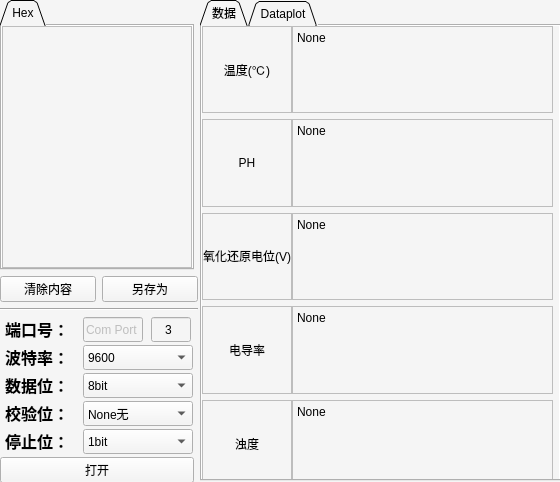
<?xml version="1.0" encoding="UTF-8"?>
<ui version="4.0">
 <class>Form</class>
 <widget class="QWidget" name="Form">
  <property name="geometry">
   <rect>
    <x>0</x>
    <y>0</y>
    <width>560</width>
    <height>482</height>
   </rect>
  </property>
  <property name="windowTitle">
   <string>Form</string>
  </property>
  <property name="styleSheet">
   <string notr="true">background-color:rgb(245, 245, 245)</string>
  </property>
  <widget class="QWidget" name="layoutWidget_2">
   <property name="geometry">
    <rect>
     <x>0</x>
     <y>0</y>
     <width>198</width>
     <height>483</height>
    </rect>
   </property>
   <layout class="QVBoxLayout" name="Debug">
    <property name="sizeConstraint">
     <enum>QLayout::SetDefaultConstraint</enum>
    </property>
    <property name="leftMargin">
     <number>0</number>
    </property>
    <item>
     <layout class="QVBoxLayout" name="verticalLayout_18" stretch="0,0,0">
      <property name="sizeConstraint">
       <enum>QLayout::SetMaximumSize</enum>
      </property>
      <item>
       <widget class="QTabWidget" name="distext">
        <property name="enabled">
         <bool>true</bool>
        </property>
        <property name="sizePolicy">
         <sizepolicy hsizetype="Expanding" vsizetype="Expanding">
          <horstretch>0</horstretch>
          <verstretch>0</verstretch>
         </sizepolicy>
        </property>
        <property name="maximumSize">
         <size>
          <width>194</width>
          <height>16777215</height>
         </size>
        </property>
        <property name="tabPosition">
         <enum>QTabWidget::North</enum>
        </property>
        <property name="tabShape">
         <enum>QTabWidget::Triangular</enum>
        </property>
        <property name="currentIndex">
         <number>0</number>
        </property>
        <property name="usesScrollButtons">
         <bool>true</bool>
        </property>
        <property name="tabsClosable">
         <bool>false</bool>
        </property>
        <property name="movable">
         <bool>false</bool>
        </property>
        <widget class="QWidget" name="dishextext_3">
         <property name="mouseTracking">
          <bool>false</bool>
         </property>
         <attribute name="title">
          <string>Hex</string>
         </attribute>
         <layout class="QVBoxLayout" name="verticalLayout_19">
          <property name="spacing">
           <number>1</number>
          </property>
          <property name="leftMargin">
           <number>0</number>
          </property>
          <property name="topMargin">
           <number>0</number>
          </property>
          <property name="rightMargin">
           <number>0</number>
          </property>
          <property name="bottomMargin">
           <number>0</number>
          </property>
          <item>
           <widget class="QPlainTextEdit" name="dishex">
            <property name="enabled">
             <bool>true</bool>
            </property>
            <property name="font">
             <font>
              <family>Consolas</family>
              <pointsize>11</pointsize>
             </font>
            </property>
            <property name="readOnly">
             <bool>true</bool>
            </property>
           </widget>
          </item>
         </layout>
        </widget>
       </widget>
      </item>
      <item>
       <layout class="QHBoxLayout" name="horizontalLayout_27">
        <item>
         <widget class="QPushButton" name="qingchuneirong">
          <property name="text">
           <string>清除内容</string>
          </property>
         </widget>
        </item>
        <item>
         <widget class="QPushButton" name="lingchunwei">
          <property name="text">
           <string>另存为</string>
          </property>
         </widget>
        </item>
       </layout>
      </item>
      <item>
       <widget class="Line" name="line_9">
        <property name="orientation">
         <enum>Qt::Horizontal</enum>
        </property>
       </widget>
      </item>
     </layout>
    </item>
    <item>
     <layout class="QVBoxLayout" name="verticalLayout_22">
      <property name="spacing">
       <number>3</number>
      </property>
      <property name="sizeConstraint">
       <enum>QLayout::SetFixedSize</enum>
      </property>
      <item>
       <layout class="QHBoxLayout" name="horizontalLayout_28">
        <item>
         <widget class="QLabel" name="portlabel_2">
          <property name="sizePolicy">
           <sizepolicy hsizetype="Fixed" vsizetype="Fixed">
            <horstretch>0</horstretch>
            <verstretch>0</verstretch>
           </sizepolicy>
          </property>
          <property name="minimumSize">
           <size>
            <width>60</width>
            <height>0</height>
           </size>
          </property>
          <property name="maximumSize">
           <size>
            <width>60</width>
            <height>16777215</height>
           </size>
          </property>
          <property name="font">
           <font>
            <pointsize>12</pointsize>
            <weight>75</weight>
            <bold>true</bold>
           </font>
          </property>
          <property name="text">
           <string>端口号：</string>
          </property>
         </widget>
        </item>
        <item>
         <spacer name="horizontalSpacer_7">
          <property name="orientation">
           <enum>Qt::Horizontal</enum>
          </property>
          <property name="sizeType">
           <enum>QSizePolicy::Fixed</enum>
          </property>
          <property name="sizeHint" stdset="0">
           <size>
            <width>10</width>
            <height>13</height>
           </size>
          </property>
         </spacer>
        </item>
        <item>
         <widget class="QLineEdit" name="lineEdit_2">
          <property name="enabled">
           <bool>false</bool>
          </property>
          <property name="minimumSize">
           <size>
            <width>60</width>
            <height>25</height>
           </size>
          </property>
          <property name="maximumSize">
           <size>
            <width>60</width>
            <height>16777215</height>
           </size>
          </property>
          <property name="text">
           <string>Com Port</string>
          </property>
          <property name="alignment">
           <set>Qt::AlignLeading|Qt::AlignLeft|Qt::AlignVCenter</set>
          </property>
          <property name="readOnly">
           <bool>true</bool>
          </property>
         </widget>
        </item>
        <item>
         <widget class="QLineEdit" name="comport">
          <property name="sizePolicy">
           <sizepolicy hsizetype="Fixed" vsizetype="Fixed">
            <horstretch>0</horstretch>
            <verstretch>0</verstretch>
           </sizepolicy>
          </property>
          <property name="minimumSize">
           <size>
            <width>35</width>
            <height>25</height>
           </size>
          </property>
          <property name="maximumSize">
           <size>
            <width>40</width>
            <height>16777215</height>
           </size>
          </property>
          <property name="inputMask">
           <string>99</string>
          </property>
          <property name="text">
           <string>3</string>
          </property>
          <property name="maxLength">
           <number>2</number>
          </property>
          <property name="frame">
           <bool>true</bool>
          </property>
          <property name="echoMode">
           <enum>QLineEdit::Normal</enum>
          </property>
          <property name="alignment">
           <set>Qt::AlignCenter</set>
          </property>
          <property name="cursorMoveStyle">
           <enum>Qt::LogicalMoveStyle</enum>
          </property>
         </widget>
        </item>
       </layout>
      </item>
      <item>
       <layout class="QHBoxLayout" name="horizontalLayout_29">
        <item>
         <widget class="QLabel" name="bandratelabel_2">
          <property name="sizePolicy">
           <sizepolicy hsizetype="Fixed" vsizetype="Fixed">
            <horstretch>0</horstretch>
            <verstretch>0</verstretch>
           </sizepolicy>
          </property>
          <property name="maximumSize">
           <size>
            <width>60</width>
            <height>16777215</height>
           </size>
          </property>
          <property name="font">
           <font>
            <pointsize>12</pointsize>
            <weight>75</weight>
            <bold>true</bold>
           </font>
          </property>
          <property name="text">
           <string>波特率：</string>
          </property>
         </widget>
        </item>
        <item>
         <spacer name="horizontalSpacer_8">
          <property name="orientation">
           <enum>Qt::Horizontal</enum>
          </property>
          <property name="sizeType">
           <enum>QSizePolicy::Fixed</enum>
          </property>
          <property name="sizeHint" stdset="0">
           <size>
            <width>10</width>
            <height>10</height>
           </size>
          </property>
         </spacer>
        </item>
        <item>
         <widget class="QComboBox" name="botelv">
          <property name="enabled">
           <bool>true</bool>
          </property>
          <property name="sizePolicy">
           <sizepolicy hsizetype="Fixed" vsizetype="Fixed">
            <horstretch>0</horstretch>
            <verstretch>0</verstretch>
           </sizepolicy>
          </property>
          <property name="minimumSize">
           <size>
            <width>0</width>
            <height>25</height>
           </size>
          </property>
          <property name="maximumSize">
           <size>
            <width>110</width>
            <height>16777215</height>
           </size>
          </property>
          <property name="baseSize">
           <size>
            <width>0</width>
            <height>0</height>
           </size>
          </property>
          <property name="editable">
           <bool>false</bool>
          </property>
          <property name="currentText">
           <string>9600</string>
          </property>
          <property name="currentIndex">
           <number>12</number>
          </property>
          <item>
           <property name="text">
            <string>50</string>
           </property>
          </item>
          <item>
           <property name="text">
            <string>75</string>
           </property>
          </item>
          <item>
           <property name="text">
            <string>110</string>
           </property>
          </item>
          <item>
           <property name="text">
            <string>134</string>
           </property>
          </item>
          <item>
           <property name="text">
            <string>150</string>
           </property>
          </item>
          <item>
           <property name="text">
            <string>200</string>
           </property>
          </item>
          <item>
           <property name="text">
            <string>300</string>
           </property>
          </item>
          <item>
           <property name="text">
            <string>600</string>
           </property>
          </item>
          <item>
           <property name="text">
            <string>1200</string>
           </property>
          </item>
          <item>
           <property name="text">
            <string>1800</string>
           </property>
          </item>
          <item>
           <property name="text">
            <string>2400</string>
           </property>
          </item>
          <item>
           <property name="text">
            <string>4800</string>
           </property>
          </item>
          <item>
           <property name="text">
            <string>9600</string>
           </property>
          </item>
          <item>
           <property name="text">
            <string>19200</string>
           </property>
          </item>
          <item>
           <property name="text">
            <string>38400</string>
           </property>
          </item>
          <item>
           <property name="text">
            <string>57600</string>
           </property>
          </item>
          <item>
           <property name="text">
            <string>115200</string>
           </property>
          </item>
         </widget>
        </item>
       </layout>
      </item>
      <item>
       <layout class="QHBoxLayout" name="horizontalLayout_30">
        <item>
         <widget class="QLabel" name="databitlabel_2">
          <property name="sizePolicy">
           <sizepolicy hsizetype="Fixed" vsizetype="Fixed">
            <horstretch>0</horstretch>
            <verstretch>0</verstretch>
           </sizepolicy>
          </property>
          <property name="maximumSize">
           <size>
            <width>60</width>
            <height>16777215</height>
           </size>
          </property>
          <property name="font">
           <font>
            <pointsize>12</pointsize>
            <weight>75</weight>
            <bold>true</bold>
           </font>
          </property>
          <property name="text">
           <string>数据位：</string>
          </property>
         </widget>
        </item>
        <item>
         <spacer name="horizontalSpacer_9">
          <property name="orientation">
           <enum>Qt::Horizontal</enum>
          </property>
          <property name="sizeType">
           <enum>QSizePolicy::Fixed</enum>
          </property>
          <property name="sizeHint" stdset="0">
           <size>
            <width>10</width>
            <height>10</height>
           </size>
          </property>
         </spacer>
        </item>
        <item>
         <widget class="QComboBox" name="shujuwei">
          <property name="sizePolicy">
           <sizepolicy hsizetype="Fixed" vsizetype="Fixed">
            <horstretch>0</horstretch>
            <verstretch>0</verstretch>
           </sizepolicy>
          </property>
          <property name="minimumSize">
           <size>
            <width>0</width>
            <height>25</height>
           </size>
          </property>
          <property name="maximumSize">
           <size>
            <width>110</width>
            <height>16777215</height>
           </size>
          </property>
          <item>
           <property name="text">
            <string>8bit</string>
           </property>
          </item>
          <item>
           <property name="text">
            <string>7bit</string>
           </property>
          </item>
          <item>
           <property name="text">
            <string>6bit</string>
           </property>
          </item>
          <item>
           <property name="text">
            <string>5bit</string>
           </property>
          </item>
         </widget>
        </item>
       </layout>
      </item>
      <item>
       <layout class="QHBoxLayout" name="horizontalLayout_31">
        <item>
         <widget class="QLabel" name="checkbitlabel_2">
          <property name="sizePolicy">
           <sizepolicy hsizetype="Fixed" vsizetype="Fixed">
            <horstretch>0</horstretch>
            <verstretch>0</verstretch>
           </sizepolicy>
          </property>
          <property name="maximumSize">
           <size>
            <width>60</width>
            <height>16777215</height>
           </size>
          </property>
          <property name="font">
           <font>
            <pointsize>12</pointsize>
            <weight>75</weight>
            <bold>true</bold>
           </font>
          </property>
          <property name="text">
           <string>校验位：</string>
          </property>
         </widget>
        </item>
        <item>
         <spacer name="horizontalSpacer_10">
          <property name="orientation">
           <enum>Qt::Horizontal</enum>
          </property>
          <property name="sizeType">
           <enum>QSizePolicy::Fixed</enum>
          </property>
          <property name="sizeHint" stdset="0">
           <size>
            <width>10</width>
            <height>20</height>
           </size>
          </property>
         </spacer>
        </item>
        <item>
         <widget class="QComboBox" name="jiaoyanwei">
          <property name="sizePolicy">
           <sizepolicy hsizetype="Fixed" vsizetype="Fixed">
            <horstretch>0</horstretch>
            <verstretch>0</verstretch>
           </sizepolicy>
          </property>
          <property name="minimumSize">
           <size>
            <width>0</width>
            <height>25</height>
           </size>
          </property>
          <property name="maximumSize">
           <size>
            <width>110</width>
            <height>16777215</height>
           </size>
          </property>
          <item>
           <property name="text">
            <string>None无</string>
           </property>
          </item>
          <item>
           <property name="text">
            <string>Even偶</string>
           </property>
          </item>
          <item>
           <property name="text">
            <string>Odd奇</string>
           </property>
          </item>
          <item>
           <property name="text">
            <string>Mark1</string>
           </property>
          </item>
          <item>
           <property name="text">
            <string>Space0</string>
           </property>
          </item>
         </widget>
        </item>
       </layout>
      </item>
      <item>
       <layout class="QHBoxLayout" name="horizontalLayout_32">
        <item>
         <widget class="QLabel" name="stopbitlabel_2">
          <property name="sizePolicy">
           <sizepolicy hsizetype="Fixed" vsizetype="Fixed">
            <horstretch>0</horstretch>
            <verstretch>0</verstretch>
           </sizepolicy>
          </property>
          <property name="maximumSize">
           <size>
            <width>60</width>
            <height>16777215</height>
           </size>
          </property>
          <property name="font">
           <font>
            <pointsize>12</pointsize>
            <weight>75</weight>
            <bold>true</bold>
           </font>
          </property>
          <property name="text">
           <string>停止位：</string>
          </property>
         </widget>
        </item>
        <item>
         <spacer name="horizontalSpacer_11">
          <property name="orientation">
           <enum>Qt::Horizontal</enum>
          </property>
          <property name="sizeType">
           <enum>QSizePolicy::Fixed</enum>
          </property>
          <property name="sizeHint" stdset="0">
           <size>
            <width>10</width>
            <height>20</height>
           </size>
          </property>
         </spacer>
        </item>
        <item>
         <widget class="QComboBox" name="tingzhiwei">
          <property name="sizePolicy">
           <sizepolicy hsizetype="Fixed" vsizetype="Fixed">
            <horstretch>0</horstretch>
            <verstretch>0</verstretch>
           </sizepolicy>
          </property>
          <property name="minimumSize">
           <size>
            <width>0</width>
            <height>25</height>
           </size>
          </property>
          <property name="maximumSize">
           <size>
            <width>110</width>
            <height>16777215</height>
           </size>
          </property>
          <item>
           <property name="text">
            <string>1bit</string>
           </property>
          </item>
          <item>
           <property name="text">
            <string>1.5bit</string>
           </property>
          </item>
          <item>
           <property name="text">
            <string>2bit</string>
           </property>
          </item>
         </widget>
        </item>
       </layout>
      </item>
      <item>
       <widget class="QPushButton" name="chuankouopen">
        <property name="sizePolicy">
         <sizepolicy hsizetype="Fixed" vsizetype="Fixed">
          <horstretch>0</horstretch>
          <verstretch>0</verstretch>
         </sizepolicy>
        </property>
        <property name="maximumSize">
         <size>
          <width>194</width>
          <height>16777215</height>
         </size>
        </property>
        <property name="text">
         <string>打开</string>
        </property>
        <property name="checkable">
         <bool>true</bool>
        </property>
        <property name="checked">
         <bool>false</bool>
        </property>
       </widget>
      </item>
     </layout>
    </item>
   </layout>
  </widget>
  <widget class="QTabWidget" name="debugtab">
   <property name="enabled">
    <bool>true</bool>
   </property>
   <property name="geometry">
    <rect>
     <x>200</x>
     <y>0</y>
     <width>361</width>
     <height>481</height>
    </rect>
   </property>
   <property name="acceptDrops">
    <bool>false</bool>
   </property>
   <property name="autoFillBackground">
    <bool>false</bool>
   </property>
   <property name="styleSheet">
    <string notr="true"/>
   </property>
   <property name="tabShape">
    <enum>QTabWidget::Triangular</enum>
   </property>
   <property name="currentIndex">
    <number>0</number>
   </property>
   <widget class="QWidget" name="main">
    <attribute name="title">
     <string>数据</string>
    </attribute>
    <widget class="QWidget" name="gridLayoutWidget">
     <property name="geometry">
      <rect>
       <x>0</x>
       <y>0</y>
       <width>351</width>
       <height>461</height>
      </rect>
     </property>
     <layout class="QGridLayout" name="gridLayout">
      <property name="leftMargin">
       <number>0</number>
      </property>
      <property name="topMargin">
       <number>0</number>
      </property>
      <property name="rightMargin">
       <number>0</number>
      </property>
      <property name="bottomMargin">
       <number>0</number>
      </property>
      <property name="horizontalSpacing">
       <number>0</number>
      </property>
      <item row="10" column="1">
       <widget class="QLabel" name="label_3">
        <property name="frameShape">
         <enum>QFrame::StyledPanel</enum>
        </property>
        <property name="text">
         <string>浊度</string>
        </property>
        <property name="alignment">
         <set>Qt::AlignCenter</set>
        </property>
        <property name="margin">
         <number>1</number>
        </property>
       </widget>
      </item>
      <item row="8" column="1">
       <widget class="QLabel" name="label_15">
        <property name="sizePolicy">
         <sizepolicy hsizetype="Preferred" vsizetype="Ignored">
          <horstretch>0</horstretch>
          <verstretch>0</verstretch>
         </sizepolicy>
        </property>
        <property name="frameShape">
         <enum>QFrame::StyledPanel</enum>
        </property>
        <property name="text">
         <string>&lt;html&gt;&lt;head/&gt;&lt;body&gt;&lt;p align=&quot;center&quot;&gt;氧化还原电位(V)&lt;/p&gt;&lt;/body&gt;&lt;/html&gt;</string>
        </property>
        <property name="alignment">
         <set>Qt::AlignCenter</set>
        </property>
        <property name="margin">
         <number>1</number>
        </property>
       </widget>
      </item>
      <item row="2" column="2">
       <widget class="QPlainTextEdit" name="PH">
        <property name="sizePolicy">
         <sizepolicy hsizetype="Expanding" vsizetype="Ignored">
          <horstretch>0</horstretch>
          <verstretch>0</verstretch>
         </sizepolicy>
        </property>
        <property name="plainText">
         <string>None</string>
        </property>
       </widget>
      </item>
      <item row="0" column="1">
       <widget class="QLabel" name="label_11">
        <property name="sizePolicy">
         <sizepolicy hsizetype="Preferred" vsizetype="Ignored">
          <horstretch>0</horstretch>
          <verstretch>0</verstretch>
         </sizepolicy>
        </property>
        <property name="frameShape">
         <enum>QFrame::StyledPanel</enum>
        </property>
        <property name="text">
         <string>温度(℃)</string>
        </property>
        <property name="textFormat">
         <enum>Qt::AutoText</enum>
        </property>
        <property name="alignment">
         <set>Qt::AlignCenter</set>
        </property>
        <property name="margin">
         <number>1</number>
        </property>
       </widget>
      </item>
      <item row="2" column="1">
       <widget class="QLabel" name="label_9">
        <property name="sizePolicy">
         <sizepolicy hsizetype="Preferred" vsizetype="Ignored">
          <horstretch>0</horstretch>
          <verstretch>0</verstretch>
         </sizepolicy>
        </property>
        <property name="frameShape">
         <enum>QFrame::StyledPanel</enum>
        </property>
        <property name="text">
         <string>PH</string>
        </property>
        <property name="alignment">
         <set>Qt::AlignCenter</set>
        </property>
        <property name="margin">
         <number>1</number>
        </property>
       </widget>
      </item>
      <item row="10" column="2">
       <widget class="QPlainTextEdit" name="zuodu">
        <property name="sizePolicy">
         <sizepolicy hsizetype="Expanding" vsizetype="Ignored">
          <horstretch>0</horstretch>
          <verstretch>0</verstretch>
         </sizepolicy>
        </property>
        <property name="plainText">
         <string>None</string>
        </property>
       </widget>
      </item>
      <item row="8" column="2">
       <widget class="QPlainTextEdit" name="yanghuahuanyuan">
        <property name="sizePolicy">
         <sizepolicy hsizetype="Expanding" vsizetype="Ignored">
          <horstretch>0</horstretch>
          <verstretch>0</verstretch>
         </sizepolicy>
        </property>
        <property name="plainText">
         <string>None</string>
        </property>
       </widget>
      </item>
      <item row="9" column="2">
       <widget class="QPlainTextEdit" name="diandaolv">
        <property name="sizePolicy">
         <sizepolicy hsizetype="Expanding" vsizetype="Ignored">
          <horstretch>0</horstretch>
          <verstretch>0</verstretch>
         </sizepolicy>
        </property>
        <property name="plainText">
         <string>None</string>
        </property>
       </widget>
      </item>
      <item row="9" column="1">
       <widget class="QLabel" name="label">
        <property name="frameShape">
         <enum>QFrame::StyledPanel</enum>
        </property>
        <property name="text">
         <string>电导率</string>
        </property>
        <property name="alignment">
         <set>Qt::AlignCenter</set>
        </property>
        <property name="margin">
         <number>1</number>
        </property>
       </widget>
      </item>
      <item row="0" column="2">
       <widget class="QPlainTextEdit" name="wendu">
        <property name="sizePolicy">
         <sizepolicy hsizetype="Expanding" vsizetype="Ignored">
          <horstretch>0</horstretch>
          <verstretch>0</verstretch>
         </sizepolicy>
        </property>
        <property name="midLineWidth">
         <number>0</number>
        </property>
        <property name="verticalScrollBarPolicy">
         <enum>Qt::ScrollBarAsNeeded</enum>
        </property>
        <property name="plainText">
         <string>None</string>
        </property>
       </widget>
      </item>
     </layout>
    </widget>
   </widget>
   <widget class="QWidget" name="matplottab_2">
    <property name="enabled">
     <bool>false</bool>
    </property>
    <attribute name="title">
     <string>Dataplot</string>
    </attribute>
    <layout class="QVBoxLayout" name="verticalLayout_7">
     <property name="spacing">
      <number>1</number>
     </property>
     <property name="leftMargin">
      <number>0</number>
     </property>
     <property name="topMargin">
      <number>0</number>
     </property>
     <property name="rightMargin">
      <number>0</number>
     </property>
     <property name="bottomMargin">
      <number>0</number>
     </property>
     <item>
      <layout class="QHBoxLayout" name="Dataplot1_2">
       <property name="spacing">
        <number>1</number>
       </property>
      </layout>
     </item>
     <item>
      <layout class="QHBoxLayout" name="Dataplot2_2">
       <property name="spacing">
        <number>1</number>
       </property>
      </layout>
     </item>
     <item>
      <layout class="QHBoxLayout" name="Dataplot3_2">
       <property name="spacing">
        <number>1</number>
       </property>
      </layout>
     </item>
    </layout>
   </widget>
  </widget>
 </widget>
 <resources/>
 <connections/>
</ui>
